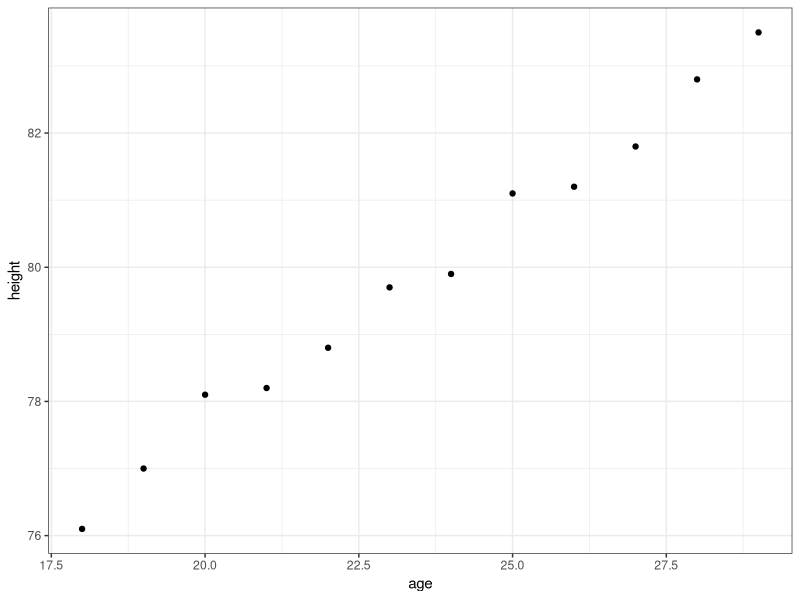
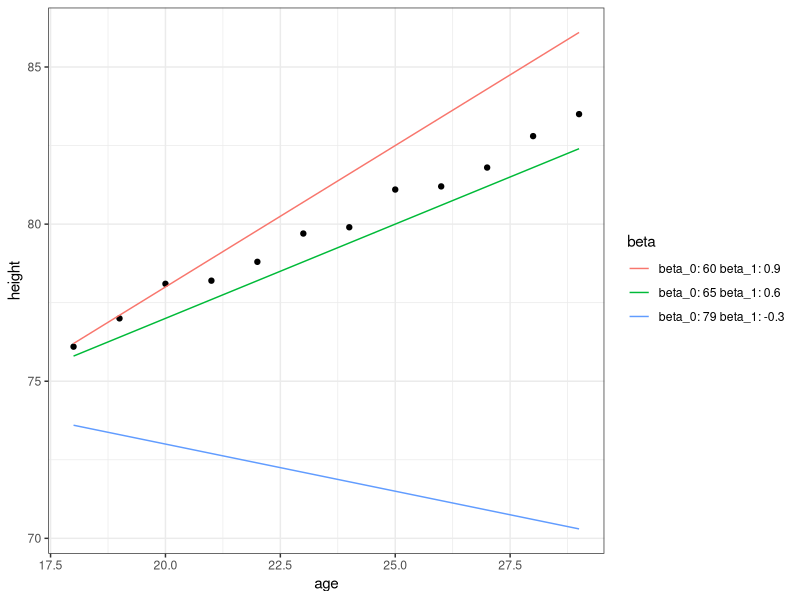
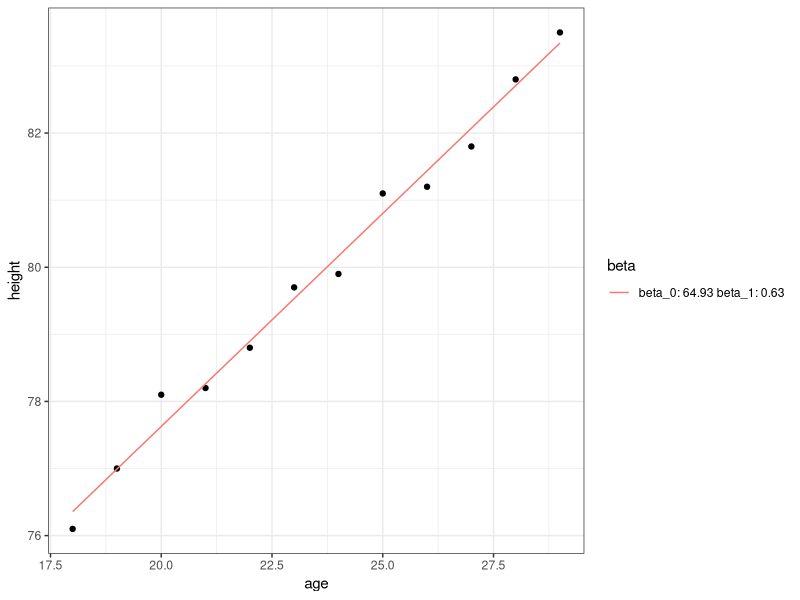
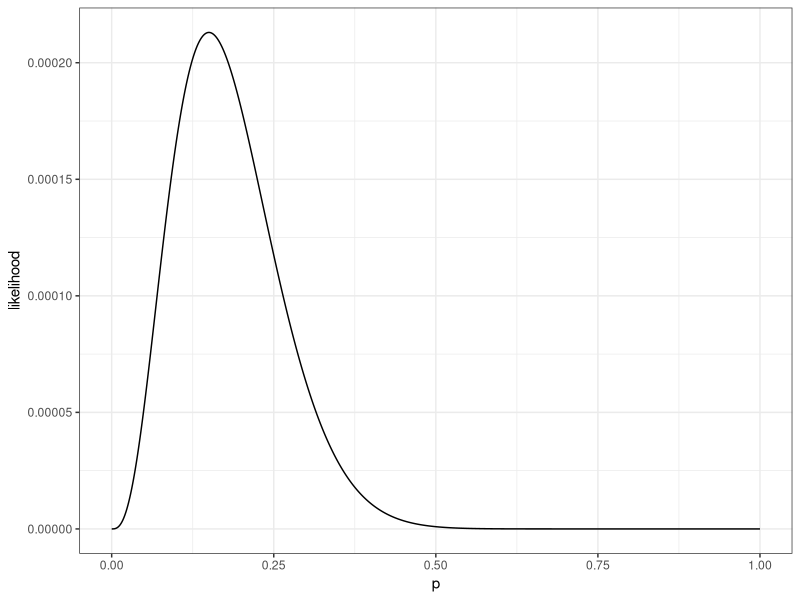

Write the R code that produced these figures, in order.
## ---- chunk 1
knitr::opts_chunk$set(echo = TRUE, fig.path="imgs/")
library(tidyverse)
## ---- chunk 2
age_height <- read_csv("age_height.csv")
ggplot(age_height, aes(age, height)) + theme_bw() + geom_point()
## ---- chunk 3
beta_0_list <- c(60, 65, 79)
beta_1_list <- c(0.9, 0.6, -0.3)
test_lines <- map2_df(beta_0_list, beta_1_list, ~ {
  beta_0 <- .x
  beta_1 <- .y
  beta <- paste("beta_0:", beta_0, "beta_1:", beta_1, collapse = " ")
  tibble(
    age = seq(18, 29, by = 0.1),
    height = beta_0 + beta_1 * age,
    beta = beta
  )
})
ggplot(age_height, aes(age, height)) + theme_bw() + geom_point() +
  geom_line(data = test_lines, aes(color = beta))
## ---- chunk 4
beta_0_list <- c(60, 65, 79)
beta_1_list <- c(0.9, 0.6, -0.3)
map2_df(beta_0_list, beta_1_list, ~ {
  beta_0 <- .x
  beta_1 <- .y
  beta <- paste("beta_0:", beta_0, "beta_1:", beta_1, collapse = " ")
  age_height %>%
    mutate(prediction_height = beta_0 + beta_1 * age,
           beta = beta)
}) %>%
  group_by(beta) %>%
  summarise(SE = sum((height - prediction_height)^2))
## ---- chunk 5
X <- cbind(1, age_height$age)
y <- age_height$height
solve(t(X)%*%X)%*%t(X)%*%y
## ---- chunk 6
lin_reg <- lm(height ~ age, age_height)
lin_reg
## ---- chunk 7
beta_0 <- 64.928322
beta_1 <- 0.634965
beta <- paste("beta_0:", round(beta_0, 2), "beta_1:", round(beta_1, 2), collapse = " ")
best_line <-  tibble(
  age = seq(18, 29, by = 0.1),
  height = beta_0 + beta_1 * age,
  beta = beta
)
ggplot(age_height, aes(age, height)) + theme_bw() + geom_point() +
  geom_line(data = best_line, aes(color = beta))
## ---- chunk 8
sum(lin_reg$residuals^2)
## ---- chunk 9
set.seed(1234)
coins <- rbinom(20, 1, 0.3)
coins
## ---- chunk 10
likelihood_coins <- tibble(
  p = seq(0, 1, by = 0.001),
  likelihood = p^3 * (1 - p)^(20 -3)
)
ggplot(likelihood_coins, aes(p, likelihood)) + theme_bw() + geom_line()
## ---- chunk 11
likelihood_coins %>% filter(likelihood == max(likelihood))
## ---- chunk 12
summary(lin_reg)
## ---- chunk 13
age_height_plus_random  <- age_height %>%
  mutate(random = runif(nrow(age_height)))
summary(lm(height ~ age + random, age_height_plus_random))
## ---- chunk 14
k <- length(lin_reg$coefficients) - 1 # Z pominięciem wyrazu wolnego
SSE <- sum(lin_reg$residuals^2)
n <- length(lin_reg$residuals)
SSyy <- sum((age_height$height - mean(age_height$height))^2)
print(paste("R-sq wynosi:", 1 - SSE/SSyy))
print(paste("Adjusted R-sq wynosi:", 1 - (SSE/SSyy)*(n-1)/(n-(k+1))))
## ---- chunk 15
set.seed(12346)
age_height_plus_multiple_random  <- age_height %>%
  select(-age)
for (i in 1:10) {
  age_height_plus_multiple_random <- age_height_plus_multiple_random %>%
  mutate(!!sym(paste0("random", i)) := runif(nrow(age_height)))
}
summary(lm(height ~ ., age_height_plus_multiple_random))
## ---- chunk 16
print(paste("F-statistic:", ((SSyy-SSE)/k) / (SSE/(n-(k+1)))))
